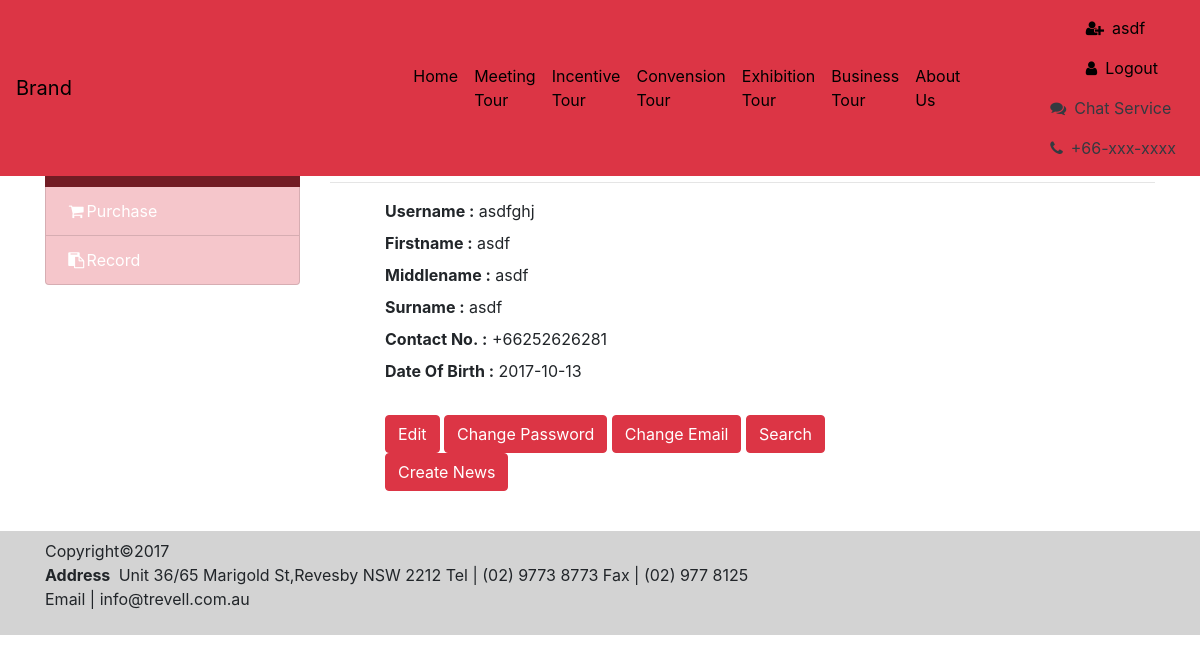
Page /Chinese_Tour/Profile.php (signed in) on the committed database.
### tables this page shows
CREATE TABLE `member` (
  `id` int(11) NOT NULL,
  `username` varchar(50) NOT NULL,
  `password` varchar(60) NOT NULL,
  `first_name` varchar(50) NOT NULL,
  `middle_name` varchar(50) NOT NULL,
  `last_name` varchar(50) NOT NULL,
  `dob` date NOT NULL,
  `country_code` int(11) NOT NULL,
  `phone` varchar(15) NOT NULL,
  `email` varchar(50) NOT NULL,
  `address` varchar(100) NOT NULL,
  `city` varchar(50) NOT NULL,
  `province` varchar(50) NOT NULL,
  `zipcode` varchar(6) NOT NULL,
  `occupation` int(11) NOT NULL,
  `salary` int(11) NOT NULL,
  `active` int(11) NOT NULL DEFAULT '0',
  `hash` varchar(60) NOT NULL
);

### Chinese_Tour/php_profile_func.php (called while the page is built, shortened)
<?php
include "db_config.php";
if(isset($_SESSION['login_id'])){
$id = $_SESSION['login_id'];
$sql_db =  "SELECT * FROM `member` WHERE id=$id" ;
$result2 = mysqli_query($conn,$sql_db);
$data = mysqli_fetch_array($result2);
$username_db = $data['username'];
$firstname_db = $data['first_name'];
$middlename_db = $data['middle_name'];
$lastname_db = $data['last_name'];
$phone_db = $data['phone'];
$date_of_birth = $data['dob'];
$countrycode = $data['country_code'];
}
?>

### Chinese_Tour/Profile.php (the view, shortened to what this page needs)
<?php
include 'module/session.php';
include 'php_profile_func.php';
?>
<!DOCTYPE html>
<html lang="en">
<head>
    <link rel="stylesheet" href="https://maxcdn.bootstrapcdn.com/font-awesome/4.6.1/css/font-awesome.min.css">
    <link href="vendor/bootstrap/css/bootstrap.min.css" rel="stylesheet">
    <link href="css/modern-business.css" rel="stylesheet">
</head>
<body>
  <?php
    include 'component/header.php';
    ?>
  <br><br>
  <div class="container">
    <div class="row">
      <div class="col-lg-3 mb-4">
        <div class="list-group admin-menu">
          <a href="Profile.php" class="list-group-item list-group-item-danger active text-white"><i class="fa fa-user fa-fw"></i>Profile</a>
          <a href="Purchase.php" class="list-group-item list-group-item-danger text-white"><i class="fa fa-shopping-cart fa-fw"></i>Purchase</a>
          <a href="Record.php" class="list-group-item list-group-item-danger text-white"><i class="fa fa-clipboard fa-fw"></i>Record</a>
        </div>
      </div>
      <div class="col-lg-9 mb-4">
        <h3 class="entry-title"><span><br>Account Information</span> </h3>
        <hr>
        <div class="col-sm-9">
          <ul style="list-style-type:none">
            <li>
              <label class="control-label"><b>Username&nbsp;:</b>&nbsp;<?php echo $username_db ?></label>
            </li>
            <li>
              <label class="control-label"><b>Firstname&nbsp;:</b>&nbsp;<?php echo $firstname_db ?></label>
            </li>
            <li>
              <label class="control-label"><b>Middlename&nbsp;:</b>&nbsp;<?php echo $middlename_db ?></label>
            </li>
            <li>
                <label class="control-label"><b>Surname&nbsp;:</b>&nbsp;<?php echo $lastname_db ?></label>
            </li>
            <li>
              <label class="control-label"><b>Contact No.&nbsp;:</b>&nbsp;<?php echo "+".$countrycode.$phone_db ?></label>
            </li>
            <li>
              <label class="control-label"><b>Date Of Birth&nbsp;:</b>&nbsp;<?php echo $date_of_birth ?></label>
            </li>
            <li>
              <br>
              <input name="Submit" type="submit" value="Edit" onclick="window.location.href='EditInfo.php'" class="btn btn-danger">
              <input name="changePassword" type="submit" value="Change Password" onclick="window.location.href='ChangePassword.php'" class="btn btn-danger">
              <input name="changeEmail" type="submit" value="Change Email" onclick="window.location.href='changeEmail.php'" class="btn btn-danger">
              <input name="search" type="submit" value="Search" onclick="window.location.href='php_search_tour.php'" class="btn btn-danger">
              <input name="createNews" type="submit" value="Create News" onclick="window.location.href='CreateNews.php'" class="btn btn-danger">
            </li>
          </ul>
        </div>
  </div>
</div>
</div>
    <?php
    include 'component/footer.php';
    ?>
</body>
</html>

### Chinese_Tour/css/modern-business.css (style rules this page uses)
body { padding-top: 54px; }
@media (min-width: 992px) { body { padding-top: 56px; } }
a { color: #000 !important; }
html,body { height:100%; }
.carousel,.item,.active { height:100%; }

### rows in the picture
member: username "asdfghj", first_name "asdf", middle_name "asdf", last_name "asdf", country_code "66", phone "252626281", dob "2017-10-13"

### other values in the picture
$GLOBALS['firstname'] "asdf"
